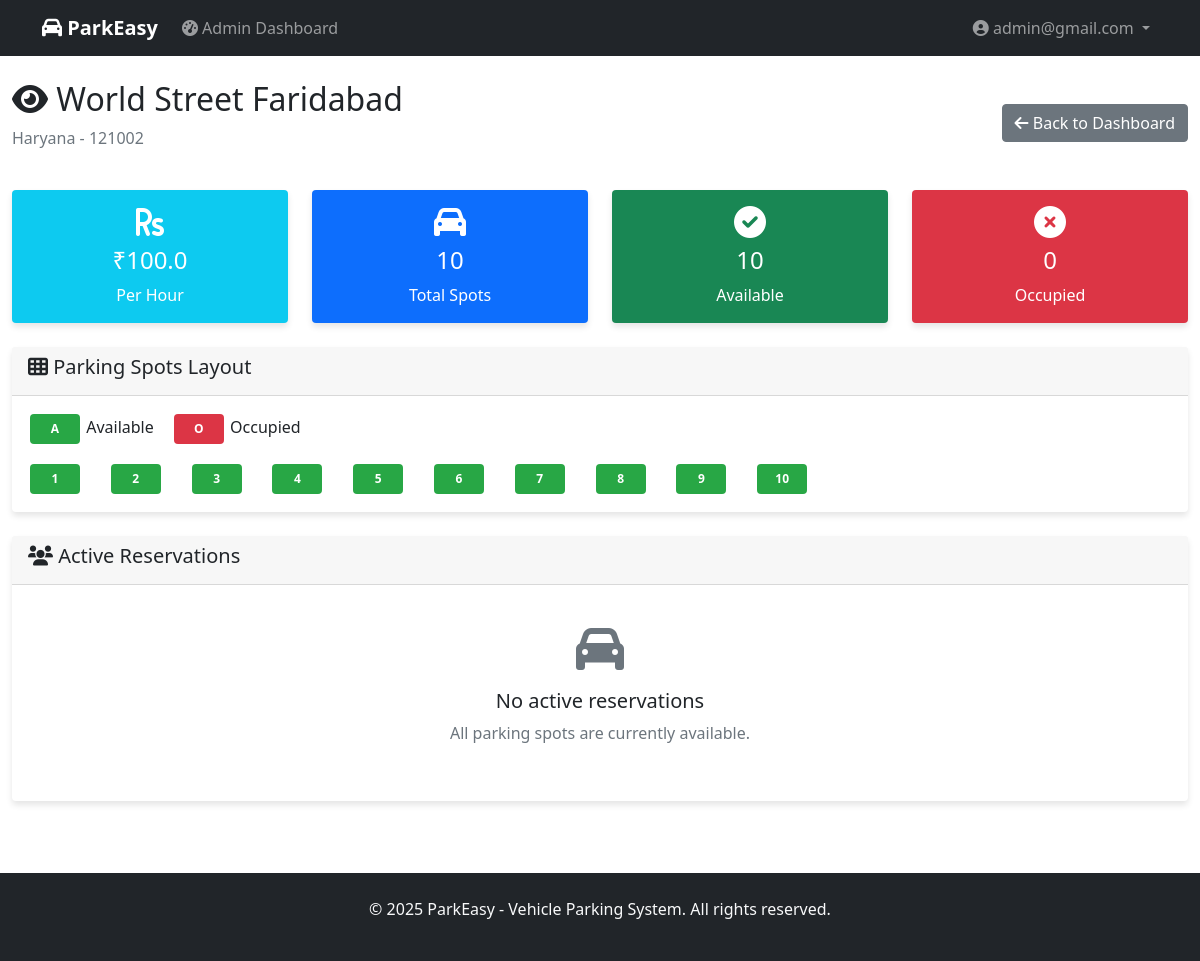
The page /admin/view_parking_lot/3 (signed in) on the database its author committed.
### controllers/models.py (models this page shows, shortened)
class ParkingLot(db.Model):
    id = db.Column(db.Integer, primary_key=True)
    prime_location_name = db.Column(db.String(100), nullable=False)
    price = db.Column(db.Float, nullable=False)  # Price per hour
    address = db.Column(db.Text, nullable=False)
    pin_code = db.Column(db.String(10), nullable=False)
    maximum_number_of_spots = db.Column(db.Integer, nullable=False)
    created_at = db.Column(db.DateTime, default=datetime.utcnow)
    parking_spots = db.relationship('ParkingSpot', backref='parking_lot', lazy=True, cascade='all, delete-orphan')
    @property
    def available_spots_count(self):
        return ParkingSpot.query.filter_by(lot_id=self.id, status='A').count()
    @property
    def occupied_spots_count(self):
        return ParkingSpot.query.filter_by(lot_id=self.id, status='O').count()

class ParkingSpot(db.Model):
    id = db.Column(db.Integer, primary_key=True)
    lot_id = db.Column(db.Integer, db.ForeignKey('parking_lot.id'), nullable=False)
    spot_number = db.Column(db.Integer, nullable=False)
    status = db.Column(db.String(1), nullable=False, default='A')  # A-Available, O-Occupied
    reservations = db.relationship('Reservation', backref='parking_spot', lazy=True)

### controllers/general_routes.py (the view)
    def decorated_function(*args, **kwargs):
        if 'email' not in session or 'admin' not in session.get('roles', []):
            flash('Admin access required.', 'error')
            return redirect(url_for('home'))
        return f(*args, **kwargs)

### controllers/general_routes.py (called while the page is built)
def require_admin(f):
    def decorated_function(*args, **kwargs):
        if 'email' not in session or 'admin' not in session.get('roles', []):
            flash('Admin access required.', 'error')
            return redirect(url_for('home'))
        return f(*args, **kwargs)
    decorated_function.__name__ = f.__name__
    return decorated_function

@app.route('/admin/view_parking_lot/<int:lot_id>')
@require_admin
def view_parking_lot(lot_id):
    parking_lot = ParkingLot.query.get_or_404(lot_id)
    parking_spots = ParkingSpot.query.filter_by(lot_id=lot_id).all()
    active_reservations = db.session.query(Reservation, User, ParkingSpot).join(
        User, Reservation.user_id == User.id
    ).join(
        ParkingSpot, Reservation.spot_id == ParkingSpot.id
    ).filter(
        ParkingSpot.lot_id == lot_id,
        Reservation.is_active == True
    ).all()
    return render_template('view_parking_lot.html',
                         parking_lot=parking_lot,
                         parking_spots=parking_spots,
                         active_reservations=active_reservations,
                         current_time=datetime.utcnow())

### templates/view_parking_lot.html (shortened to what this page needs)
{% extends "base.html" %}
{% block content %}
<div class="container-fluid py-4">
    <div class="row mb-4">
        <div class="col-12">
            <div class="d-flex justify-content-between align-items-center">
                <div>
                    <h2><i class="fas fa-eye"></i> {{ parking_lot.prime_location_name }}</h2>
                    <p class="text-muted">{{ parking_lot.address }} - {{ parking_lot.pin_code }}</p>
                </div>
                <div>
                    <a href="{{ url_for('admin_dashboard') }}" class="btn btn-secondary">
                        <i class="fas fa-arrow-left"></i> Back to Dashboard
                    </a>
                </div>
            </div>
        </div>
    </div>
    <div class="row mb-4">
        <div class="col-md-3">
            <div class="card bg-info text-white">
                <div class="card-body text-center">
                    <i class="fas fa-rupee-sign fa-2x mb-2"></i>
                    <h4>₹{{ parking_lot.price }}</h4>
                    <p class="mb-0">Per Hour</p>
                </div>
            </div>
        </div>
        <div class="col-md-3">
            <div class="card bg-primary text-white">
                <div class="card-body text-center">
                    <i class="fas fa-car fa-2x mb-2"></i>
                    <h4>{{ parking_lot.maximum_number_of_spots }}</h4>
                    <p class="mb-0">Total Spots</p>
                </div>
            </div>
        </div>
        <div class="col-md-3">
            <div class="card bg-success text-white">
                <div class="card-body text-center">
                    <i class="fas fa-check-circle fa-2x mb-2"></i>
                    <h4>{{ parking_lot.available_spots_count }}</h4>
                    <p class="mb-0">Available</p>
                </div>
            </div>
        </div>
        <div class="col-md-3">
            <div class="card bg-danger text-white">
                <div class="card-body text-center">
                    <i class="fas fa-times-circle fa-2x mb-2"></i>
                    <h4>{{ parking_lot.occupied_spots_count }}</h4>
                    <p class="mb-0">Occupied</p>
                </div>
            </div>
        </div>
    </div>
    <div class="row mb-4">
        <div class="col-12">
            <div class="card">
                <div class="card-header">
                    <h5><i class="fas fa-th"></i> Parking Spots Layout</h5>
                </div>
                <div class="card-body">
                    <div class="mb-3">
                        <span class="parking-spot spot-available">A</span> Available
                        <span class="parking-spot spot-occupied ms-3">O</span> Occupied
                    </div>
                    <div class="parking-grid">
                        {% for spot in parking_spots %}
                            <div class="parking-spot
                                {{ 'spot-available' if spot.status == 'A' else 'spot-occupied' }}"
                                title="Spot {{ spot.spot_number }} - {{ 'Available' if spot.status == 'A' else 'Occupied' }}">
                                {{ spot.spot_number }}
                            </div>
                        {% endfor %}
                    </div>
                </div>
            </div>
        </div>
    </div>
    <div class="row">
        <div class="col-12">
            <div class="card">
                <div class="card-header">
                    <h5><i class="fas fa-users"></i> Active Reservations</h5>
                </div>
                <div class="card-body">
                    {% if active_reservations %}
                        <div class="table-responsive">
                            <table class="table table-striped">
                                <thead>
                                    <tr>
                                        <th>Spot Number</th>
                                        <th>User Email</th>
                                        <th>Vehicle Number</th>
                                        <th>Parked Since</th>
                                        <th>Duration</th>
                                    </tr>
                                </thead>
                                <tbody>
                                    {% for reservation, user, spot in active_reservations %}
                                    <tr>
                                        <td><strong>{{ spot.spot_number }}</strong></td>
                                        <td>{{ user.email }}</td>
                                        <td>{{ reservation.vehicle_number or 'Not provided' }}</td>
                                        <td>{{ reservation.parking_timestamp.strftime('%Y-%m-%d %H:%M') }}</td>
                                        <td>
                                            {% set duration = (current_time - reservation.parking_timestamp).total_seconds() / 3600 %}
                                            {{ "%.1f"|format(duration) }} hours
                                        </td>
                                    </tr>
                                    {% endfor %}
                                </tbody>
                            </table>
                        </div>
                    {% else %}
                        <div class="text-center py-4">
                            <i class="fas fa-car fa-3x text-muted mb-3"></i>
                            <h5>No active reservations</h5>
                            <p class="text-muted">All parking spots are currently available.</p>
                        </div>
                    {% endif %}
                </div>
            </div>
        </div>
    </div>
</div>
{% endblock %}

### templates/base.html (style rules this page uses)
.card { border: none; box-shadow: 0 4px 6px rgba(0, 0, 0, 0.1); }
.parking-spot { width: 50px; height: 30px; margin: 2px; border-radius: 4px; display: inline-block; text-align: center; line-height: 30px; font-size: 12px; font-weight: bold; }
.spot-available { background-color: #28a745; color: white; }
.spot-occupied { background-color: #dc3545; color: white; }

### templates/view_parking_lot.html (style rules this page uses)
.parking-grid { display: grid; grid-template-columns: repeat(auto-fit, minmax(60px, 1fr)); gap: 8px; max-width: 800px; }

### rows shown on the page
ParkingLot: prime_location_name "World Street Faridabad", address "Haryana", pin_code "121002", price "100.0", maximum_number_of_spots "10"
ParkingSpot: spot_number "1"
ParkingSpot: spot_number "2"
ParkingSpot: spot_number "3"
ParkingSpot: spot_number "4"
ParkingSpot: spot_number "5"
ParkingSpot: spot_number "6"
ParkingSpot: spot_number "7"
ParkingSpot: spot_number "8"
ParkingSpot: spot_number "9"
ParkingSpot: spot_number "10"

### other values the page prints
{{ session['email'] }} "admin@gmail.com"
{{ parking_lot.available_spots_count }} "10"
{{ parking_lot.occupied_spots_count }} "0"
